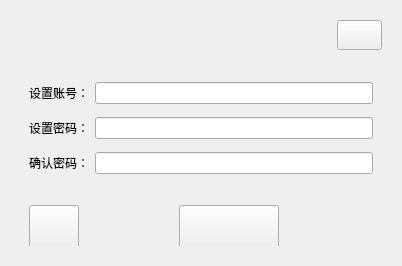
<?xml version="1.0" encoding="UTF-8"?>
<ui version="4.0">
 <class>Enter</class>
 <widget class="QWidget" name="Enter">
  <property name="geometry">
   <rect>
    <x>0</x>
    <y>0</y>
    <width>402</width>
    <height>266</height>
   </rect>
  </property>
  <property name="windowTitle">
   <string>Form</string>
  </property>
  <property name="styleSheet">
   <string notr="true"/>
  </property>
  <layout class="QGridLayout" name="gridLayout_9">
   <item row="0" column="0">
    <widget class="QWidget" name="widget_6" native="true">
     <property name="maximumSize">
      <size>
       <width>16777215</width>
       <height>40</height>
      </size>
     </property>
     <layout class="QGridLayout" name="gridLayout_5">
      <item row="0" column="0">
       <spacer name="horizontalSpacer_11">
        <property name="orientation">
         <enum>Qt::Horizontal</enum>
        </property>
        <property name="sizeHint" stdset="0">
         <size>
          <width>312</width>
          <height>19</height>
         </size>
        </property>
       </spacer>
      </item>
      <item row="0" column="1">
       <widget class="QPushButton" name="enterClose">
        <property name="minimumSize">
         <size>
          <width>45</width>
          <height>30</height>
         </size>
        </property>
        <property name="maximumSize">
         <size>
          <width>50</width>
          <height>16777215</height>
         </size>
        </property>
        <property name="styleSheet">
         <string notr="true">border-image: url(:/C:/Users/xupeng/Desktop/ChinaChees/image/close.png);</string>
        </property>
        <property name="text">
         <string/>
        </property>
       </widget>
      </item>
     </layout>
    </widget>
   </item>
   <item row="1" column="0">
    <widget class="QStackedWidget" name="stackedWidget">
     <widget class="QWidget" name="loginPage">
      <layout class="QGridLayout" name="gridLayout_6">
       <item row="2" column="0">
        <widget class="QWidget" name="widget_5" native="true">
         <property name="maximumSize">
          <size>
           <width>16777215</width>
           <height>50</height>
          </size>
         </property>
         <layout class="QGridLayout" name="gridLayout_8">
          <item row="0" column="3">
           <spacer name="horizontalSpacer_12">
            <property name="orientation">
             <enum>Qt::Horizontal</enum>
            </property>
            <property name="sizeHint" stdset="0">
             <size>
              <width>40</width>
              <height>20</height>
             </size>
            </property>
           </spacer>
          </item>
          <item row="0" column="1">
           <spacer name="horizontalSpacer_10">
            <property name="orientation">
             <enum>Qt::Horizontal</enum>
            </property>
            <property name="sizeHint" stdset="0">
             <size>
              <width>87</width>
              <height>20</height>
             </size>
            </property>
           </spacer>
          </item>
          <item row="0" column="2">
           <widget class="QPushButton" name="affirm">
            <property name="minimumSize">
             <size>
              <width>100</width>
              <height>45</height>
             </size>
            </property>
            <property name="maximumSize">
             <size>
              <width>100</width>
              <height>16777215</height>
             </size>
            </property>
            <property name="styleSheet">
             <string notr="true">border-image: url(:/C:/Users/xupeng/Desktop/ChinaChees/image/affirm.jpg);</string>
            </property>
            <property name="text">
             <string/>
            </property>
           </widget>
          </item>
          <item row="0" column="0">
           <widget class="QPushButton" name="returnButton">
            <property name="minimumSize">
             <size>
              <width>50</width>
              <height>45</height>
             </size>
            </property>
            <property name="maximumSize">
             <size>
              <width>100</width>
              <height>16777215</height>
             </size>
            </property>
            <property name="styleSheet">
             <string notr="true">border-image: url(:/C:/Users/xupeng/Desktop/ChinaChees/image/return.png);</string>
            </property>
            <property name="text">
             <string/>
            </property>
           </widget>
          </item>
         </layout>
        </widget>
       </item>
       <item row="1" column="0">
        <widget class="QWidget" name="widget_4" native="true">
         <layout class="QGridLayout" name="gridLayout_7">
          <item row="0" column="0">
           <widget class="QLabel" name="label">
            <property name="text">
             <string>设置账号：</string>
            </property>
           </widget>
          </item>
          <item row="0" column="1">
           <widget class="QLineEdit" name="userName"/>
          </item>
          <item row="1" column="0">
           <widget class="QLabel" name="label_2">
            <property name="text">
             <string>设置密码：</string>
            </property>
           </widget>
          </item>
          <item row="1" column="1">
           <widget class="QLineEdit" name="setPassWord"/>
          </item>
          <item row="2" column="0">
           <widget class="QLabel" name="label_3">
            <property name="text">
             <string>确认密码：</string>
            </property>
           </widget>
          </item>
          <item row="2" column="1">
           <widget class="QLineEdit" name="affirmPassWord"/>
          </item>
         </layout>
        </widget>
       </item>
      </layout>
     </widget>
     <widget class="QWidget" name="enterPage">
      <layout class="QGridLayout" name="gridLayout_3">
       <item row="0" column="0">
        <widget class="QWidget" name="widget_2" native="true">
         <layout class="QGridLayout" name="gridLayout_4">
          <item row="0" column="0">
           <spacer name="horizontalSpacer_7">
            <property name="orientation">
             <enum>Qt::Horizontal</enum>
            </property>
            <property name="sizeHint" stdset="0">
             <size>
              <width>98</width>
              <height>20</height>
             </size>
            </property>
           </spacer>
          </item>
          <item row="0" column="1">
           <widget class="QLabel" name="bank">
            <property name="text">
             <string>账号：</string>
            </property>
           </widget>
          </item>
          <item row="0" column="2">
           <widget class="QLineEdit" name="bankEdit">
            <property name="minimumSize">
             <size>
              <width>100</width>
              <height>0</height>
             </size>
            </property>
           </widget>
          </item>
          <item row="0" column="3">
           <spacer name="horizontalSpacer_4">
            <property name="orientation">
             <enum>Qt::Horizontal</enum>
            </property>
            <property name="sizeHint" stdset="0">
             <size>
              <width>11</width>
              <height>20</height>
             </size>
            </property>
           </spacer>
          </item>
          <item row="1" column="2">
           <spacer name="verticalSpacer">
            <property name="orientation">
             <enum>Qt::Vertical</enum>
            </property>
            <property name="sizeType">
             <enum>QSizePolicy::Maximum</enum>
            </property>
            <property name="sizeHint" stdset="0">
             <size>
              <width>20</width>
              <height>0</height>
             </size>
            </property>
           </spacer>
          </item>
          <item row="2" column="0">
           <spacer name="horizontalSpacer_6">
            <property name="orientation">
             <enum>Qt::Horizontal</enum>
            </property>
            <property name="sizeHint" stdset="0">
             <size>
              <width>98</width>
              <height>20</height>
             </size>
            </property>
           </spacer>
          </item>
          <item row="2" column="1">
           <widget class="QLabel" name="password">
            <property name="text">
             <string>密码：</string>
            </property>
           </widget>
          </item>
          <item row="2" column="2">
           <widget class="QLineEdit" name="passwordEdit">
            <property name="minimumSize">
             <size>
              <width>100</width>
              <height>0</height>
             </size>
            </property>
           </widget>
          </item>
          <item row="2" column="3">
           <spacer name="horizontalSpacer_5">
            <property name="orientation">
             <enum>Qt::Horizontal</enum>
            </property>
            <property name="sizeHint" stdset="0">
             <size>
              <width>11</width>
              <height>20</height>
             </size>
            </property>
           </spacer>
          </item>
         </layout>
        </widget>
       </item>
       <item row="1" column="0">
        <widget class="QWidget" name="widget" native="true">
         <property name="maximumSize">
          <size>
           <width>16777215</width>
           <height>100</height>
          </size>
         </property>
         <layout class="QGridLayout" name="gridLayout_2">
          <item row="1" column="2">
           <spacer name="horizontalSpacer">
            <property name="orientation">
             <enum>Qt::Horizontal</enum>
            </property>
            <property name="sizeHint" stdset="0">
             <size>
              <width>51</width>
              <height>20</height>
             </size>
            </property>
           </spacer>
          </item>
          <item row="1" column="0">
           <spacer name="horizontalSpacer_3">
            <property name="orientation">
             <enum>Qt::Horizontal</enum>
            </property>
            <property name="sizeHint" stdset="0">
             <size>
              <width>52</width>
              <height>20</height>
             </size>
            </property>
           </spacer>
          </item>
          <item row="1" column="3">
           <widget class="QPushButton" name="login">
            <property name="minimumSize">
             <size>
              <width>80</width>
              <height>30</height>
             </size>
            </property>
            <property name="styleSheet">
             <string notr="true">border-image: url(:/C:/Users/xupeng/Desktop/ChinaChees/image/login.png);</string>
            </property>
            <property name="text">
             <string/>
            </property>
           </widget>
          </item>
          <item row="1" column="1">
           <widget class="QPushButton" name="enter">
            <property name="minimumSize">
             <size>
              <width>80</width>
              <height>30</height>
             </size>
            </property>
            <property name="styleSheet">
             <string notr="true">border-image: url(:/C:/Users/xupeng/Desktop/ChinaChees/image/enter.png);</string>
            </property>
            <property name="text">
             <string/>
            </property>
           </widget>
          </item>
          <item row="1" column="4">
           <spacer name="horizontalSpacer_2">
            <property name="orientation">
             <enum>Qt::Horizontal</enum>
            </property>
            <property name="sizeHint" stdset="0">
             <size>
              <width>52</width>
              <height>20</height>
             </size>
            </property>
           </spacer>
          </item>
         </layout>
        </widget>
       </item>
       <item row="2" column="0">
        <widget class="QWidget" name="widget_3" native="true">
         <property name="maximumSize">
          <size>
           <width>16777215</width>
           <height>40</height>
          </size>
         </property>
         <property name="layoutDirection">
          <enum>Qt::LeftToRight</enum>
         </property>
         <property name="autoFillBackground">
          <bool>false</bool>
         </property>
         <layout class="QGridLayout" name="gridLayout">
          <item row="0" column="0">
           <spacer name="horizontalSpacer_8">
            <property name="orientation">
             <enum>Qt::Horizontal</enum>
            </property>
            <property name="sizeHint" stdset="0">
             <size>
              <width>122</width>
              <height>19</height>
             </size>
            </property>
           </spacer>
          </item>
          <item row="0" column="1">
           <widget class="QCheckBox" name="rememberPassword">
            <property name="layoutDirection">
             <enum>Qt::LeftToRight</enum>
            </property>
            <property name="text">
             <string>记住密码</string>
            </property>
            <property name="tristate">
             <bool>false</bool>
            </property>
           </widget>
          </item>
          <item row="0" column="2">
           <spacer name="horizontalSpacer_9">
            <property name="orientation">
             <enum>Qt::Horizontal</enum>
            </property>
            <property name="sizeHint" stdset="0">
             <size>
              <width>121</width>
              <height>19</height>
             </size>
            </property>
           </spacer>
          </item>
         </layout>
        </widget>
       </item>
      </layout>
     </widget>
    </widget>
   </item>
  </layout>
 </widget>
 <resources/>
 <connections/>
</ui>
